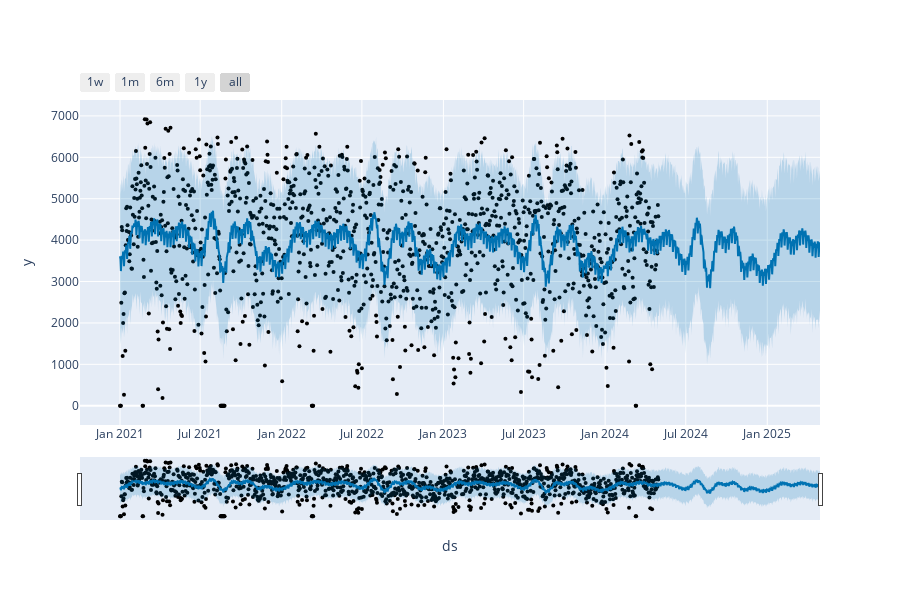

This figure's notebook cell:
### Code cell
# Python
from prophet.plot import plot_plotly, plot_components_plotly

plot_plotly(m, forecast)

### Figure 1 — Plotly figure (JSON) as saved in the notebook; plotly's stock layout.template omitted (floating-point values rounded to 4 significant figures; data arrays with more than 128 entries replaced by an {"elided": "..."} marker saying what was removed)
{"data": [{"marker": {"color": "black", "size": 4}, "mode": "markers", "name": "Actual", "type": "scatter", "x": {"elided": "1193 str values"}, "y": {"elided": "1193 float values"}}, {"hoverinfo": "skip", "line": {"width": 0}, "mode": "lines", "type": "scatter", "x": {"elided": "1558 str values"}, "y": {"elided": "1558 float values"}}, {"fill": "tonexty", "fillcolor": "rgba(0, 114, 178, 0.2)", "line": {"color": "#0072B2", "width": 2}, "mode": "lines", "name": "Predicted", "type": "scatter", "x": {"elided": "1558 str values"}, "y": {"elided": "1558 float values"}}, {"fill": "tonexty", "fillcolor": "rgba(0, 114, 178, 0.2)", "hoverinfo": "skip", "line": {"width": 0}, "mode": "lines", "type": "scatter", "x": {"elided": "1558 str values"}, "y": {"elided": "1558 float values"}}], "layout": {"height": 600, "showlegend": false, "width": 900, "xaxis": {"rangeselector": {"buttons": [{"count": 7, "label": "1w", "step": "day", "stepmode": "backward"}, {"count": 1, "label": "1m", "step": "month", "stepmode": "backward"}, {"count": 6, "label": "6m", "step": "month", "stepmode": "backward"}, {"count": 1, "label": "1y", "step": "year", "stepmode": "backward"}, {"step": "all"}]}, "rangeslider": {"visible": true}, "title": {"text": "ds"}, "type": "date"}, "yaxis": {"title": {"text": "y"}}}}
